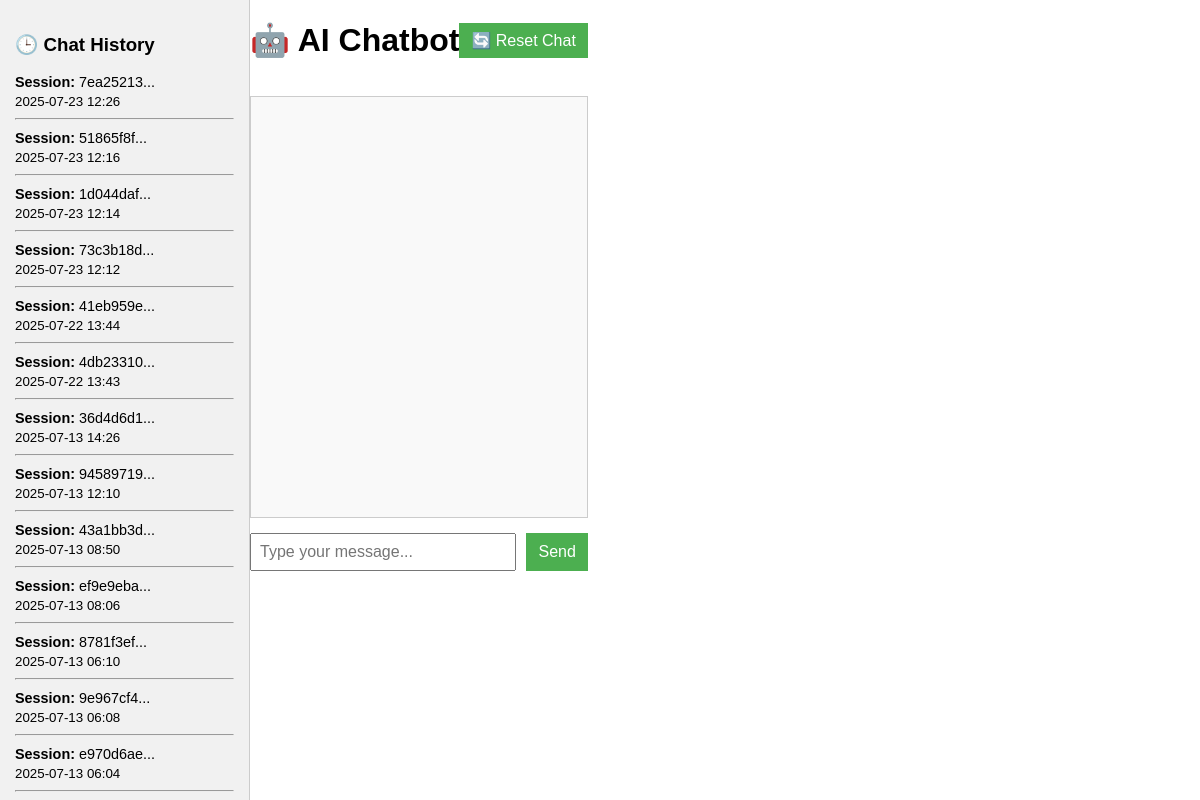
The page / on the database its author committed.
### kw chatbot project/app.py (models this page shows)
class Chat(db.Model):
    id = db.Column(db.Integer, primary_key=True)
    session_id = db.Column(db.String(100), nullable=False)
    full_conversation = db.Column(db.Text, nullable=False)
    timestamp = db.Column(db.DateTime, default=datetime.utcnow)

### kw chatbot project/app.py (the view)
@app.route("/")
def index():
    session_id = session["session_id"]
    chat = Chat.query.filter_by(session_id=session_id).order_by(Chat.timestamp.desc()).first()
    history = Chat.query.order_by(Chat.timestamp.desc()).all()
    conversation = chat.full_conversation if chat else ""
    return render_template("index.html", conversation=conversation, history=history)

### kw chatbot project/app.py (called while the page is built)
@app.before_request
def set_session():
    if "session_id" not in session:
        session["session_id"] = str(uuid.uuid4())

### kw chatbot project/templates/index.html (shortened to what this page needs)
<!DOCTYPE html>
<html lang="en">
<head>
  <link rel="stylesheet" href="{{ url_for('static', filename='style.css') }}">
</head>
<body>
<div class="layout">
  <div class="sidebar">
  <h3>🕒 Chat History</h3>
  {% for chat in history %}
    <div class="chat-item">
      <a href="/chat/{{ chat.session_id }}" style="text-decoration: none; color: inherit;">
        <p><strong>Session:</strong> {{ chat.session_id[:8] }}...</p>
        <small>{{ chat.timestamp.strftime('%Y-%m-%d %H:%M') }}</small>
      </a>
      <hr>
    </div>
  {% endfor %}
</div>
  <div class="container">
    <div class="top-bar">
      <h1>🤖 AI Chatbot</h1>
      <button onclick="resetChat()">🔄 Reset Chat</button>
    </div>
    <div id="chat-box" class="chat-box">{{ conversation.replace('\n', '<br>')|safe }}</div>
    <div class="input-area">
      <input type="text" id="user-input" placeholder="Type your message..." />
      <button onclick="sendMessage()">Send</button>
    </div>
  </div>
</div>
</body>
</html>

### kw chatbot project/static/style.css (style rules this page uses)
body { font-family: Arial, sans-serif; margin: 0; padding: 0; }
.layout { display: flex; height: 100vh; }
.sidebar { width: 250px; background: #f1f1f1; padding: 15px; overflow-y: auto; border-right: 1px solid #ccc; flex-shrink: 0; box-sizing: border-box; }
.chat-item { margin-bottom: 10px; word-wrap: break-word; word-break: break-word; max-width: 100%; }
.chat-item p { margin: 2px 0; font-size: 0.9rem; }
.top-bar { display: flex; justify-content: space-between; align-items: center; }
.chat-box { border: 1px solid #ccc; padding: 10px; height: 400px; overflow-y: auto; background-color: #f9f9f9; margin: 15px 0; }
.input-area { display: flex; gap: 10px; }
input[type="text"] { flex: 1; padding: 8px; font-size: 1rem; }
button { padding: 8px 12px; background-color: #4CAF50; color: white; border: none; font-size: 1rem; cursor: pointer; }

### rows shown on the page
Chat: session_id "7ea25213", timestamp "2025-07-23 12:26"
Chat: session_id "51865f8f", timestamp "2025-07-23 12:16"
Chat: session_id "1d044daf", timestamp "2025-07-23 12:14"
Chat: session_id "73c3b18d", timestamp "2025-07-23 12:12"
Chat: session_id "41eb959e", timestamp "2025-07-22 13:44"
Chat: session_id "4db23310", timestamp "2025-07-22 13:43"
Chat: session_id "36d4d6d1", timestamp "2025-07-13 14:26"
Chat: session_id "94589719", timestamp "2025-07-13 12:10"
Chat: session_id "43a1bb3d", timestamp "2025-07-13 08:50"
Chat: session_id "ef9e9eba", timestamp "2025-07-13 08:06"
Chat: session_id "8781f3ef", timestamp "2025-07-13 06:10"
Chat: session_id "9e967cf4", timestamp "2025-07-13 06:08"
Chat: session_id "e970d6ae", timestamp "2025-07-13 06:04"
